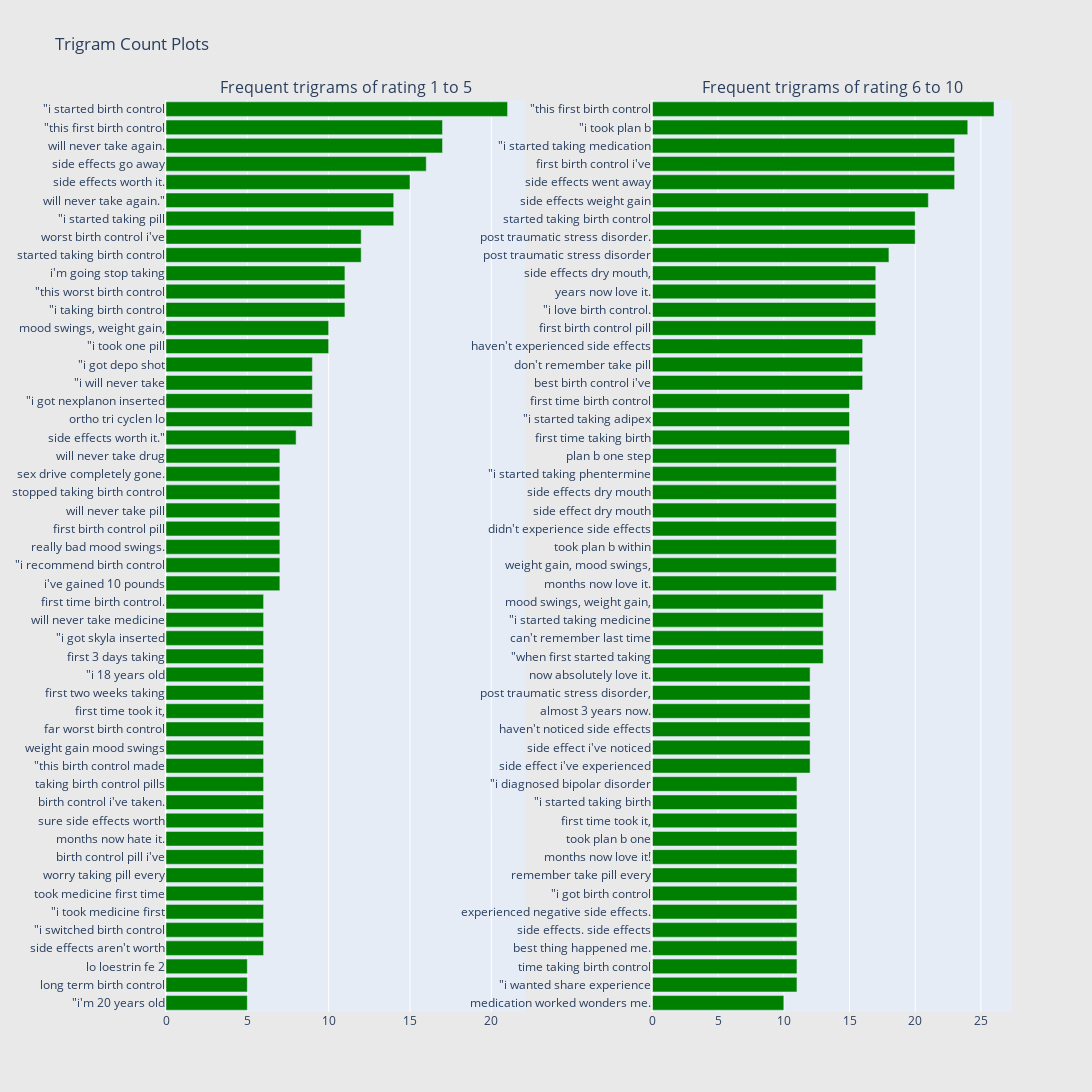

The code cell stored with this chart in its notebook:
### Code cell
freq_dict = defaultdict(int)
for sent in df_all_1_5["review_by_patient"]:
    for word in generate_ngrams(sent,4):
        freq_dict[word] += 1
fd_sorted = pd.DataFrame(sorted(freq_dict.items(), key=lambda x: x[1])[::-1])
fd_sorted.columns = ["word", "wordcount"]
trace1 = horizontal_bar_chart(fd_sorted.head(50), 'green')

freq_dict = defaultdict(int)
for sent in df_all_6_10["review_by_patient"]:
    for word in generate_ngrams(sent,4):
        freq_dict[word] += 1
fd_sorted = pd.DataFrame(sorted(freq_dict.items(), key=lambda x: x[1])[::-1])
fd_sorted.columns = ["word", "wordcount"]
trace2 = horizontal_bar_chart(fd_sorted.head(50), 'green')

# Creating two subplots
fig = tools.make_subplots(rows=1, cols=2, vertical_spacing=0.04,horizontal_spacing=0.15,
                          subplot_titles=["Frequent trigrams of rating 1 to 5", 
                                          "Frequent trigrams of rating 6 to 10"])
fig.append_trace(trace1, 1, 1)
fig.append_trace(trace2, 1, 2)
fig['layout'].update(height=1200, width=1600, paper_bgcolor='rgb(233,233,233)', title="Trigram Count Plots")
py.iplot(fig, filename='word-plots')

### Figure 1 — Plotly figure (JSON) as saved in the notebook; plotly's stock layout.template omitted (floating-point values rounded to 4 significant figures)
{"data": [{"marker": {"color": "green"}, "orientation": "h", "showlegend": false, "type": "bar", "x": [5, 5, 5, 6, 6, 6, 6, 6, 6, 6, 6, 6, 6, 6, 6, 6, 6, 6, 6, 6, 6, 6, 6, 7, 7, 7, 7, 7, 7, 7, 7, 8, 9, 9, 9, 9, 10, 10, 11, 11, 11, 12, 12, 14, 14, 15, 16, 17, 17, 21], "xaxis": "x", "y": ["\"i&#039;m 20 years old", "long term birth control", "lo loestrin fe 2", "side effects aren&#039;t worth", "\"i switched birth control", "\"i took medicine first", "took medicine first time", "worry taking pill every", "birth control pill i&#039;ve", "months now hate it.", "sure side effects worth", "birth control i&#039;ve taken.", "taking birth control pills", "\"this birth control made", "weight gain mood swings", "far worst birth control", "first time took it,", "first two weeks taking", "\"i 18 years old", "first 3 days taking", "\"i got skyla inserted", "will never take medicine", "first time birth control.", "i&#039;ve gained 10 pounds", "\"i recommend birth control", "really bad mood swings.", "first birth control pill", "will never take pill", "stopped taking birth control", "sex drive completely gone.", "will never take drug", "side effects worth it.\"", "ortho tri cyclen lo", "\"i got nexplanon inserted", "\"i will never take", "\"i got depo shot", "\"i took one pill", "mood swings, weight gain,", "\"i taking birth control", "\"this worst birth control", "i&#039;m going stop taking", "started taking birth control", "worst birth control i&#039;ve", "\"i started taking pill", "will never take again.\"", "side effects worth it.", "side effects go away", "will never take again.", "\"this first birth control", "\"i started birth control"], "yaxis": "y"}, {"marker": {"color": "green"}, "orientation": "h", "showlegend": false, "type": "bar", "x": [10, 11, 11, 11, 11, 11, 11, 11, 11, 11, 11, 11, 11, 12, 12, 12, 12, 12, 12, 13, 13, 13, 13, 14, 14, 14, 14, 14, 14, 14, 14, 15, 15, 15, 16, 16, 16, 17, 17, 17, 17, 18, 20, 20, 21, 23, 23, 23, 24, 26], "xaxis": "x2", "y": ["medication worked wonders me.", "\"i wanted share experience", "time taking birth control", "best thing happened me.", "side effects. side effects", "experienced negative side effects.", "\"i got birth control", "remember take pill every", "months now love it!", "took plan b one", "first time took it,", "\"i started taking birth", "\"i diagnosed bipolar disorder", "side effect i&#039;ve experienced", "side effect i&#039;ve noticed", "haven&#039;t noticed side effects", "almost 3 years now.", "post traumatic stress disorder,", "now absolutely love it.", "\"when first started taking", "can&#039;t remember last time", "\"i started taking medicine", "mood swings, weight gain,", "months now love it.", "weight gain, mood swings,", "took plan b within", "didn&#039;t experience side effects", "side effect dry mouth", "side effects dry mouth", "\"i started taking phentermine", "plan b one step", "first time taking birth", "\"i started taking adipex", "first time birth control", "best birth control i&#039;ve", "don&#039;t remember take pill", "haven&#039;t experienced side effects", "first birth control pill", "\"i love birth control.", "years now love it.", "side effects dry mouth,", "post traumatic stress disorder", "post traumatic stress disorder.", "started taking birth control", "side effects weight gain", "side effects went away", "first birth control i&#039;ve", "\"i started taking medication", "\"i took plan b", "\"this first birth control"], "yaxis": "y2"}], "layout": {"annotations": [{"font": {"size": 16}, "showarrow": false, "text": "Frequent trigrams of rating 1 to 5", "x": 0.2125, "xanchor": "center", "xref": "paper", "y": 1, "yanchor": "bottom", "yref": "paper"}, {"font": {"size": 16}, "showarrow": false, "text": "Frequent trigrams of rating 6 to 10", "x": 0.7875, "xanchor": "center", "xref": "paper", "y": 1, "yanchor": "bottom", "yref": "paper"}], "height": 1200, "paper_bgcolor": "rgb(233,233,233)", "title": {"text": "Trigram Count Plots"}, "width": 1600, "xaxis": {"anchor": "y", "domain": [0, 0.425]}, "xaxis2": {"anchor": "y2", "domain": [0.575, 1]}, "yaxis": {"anchor": "x", "domain": [0, 1]}, "yaxis2": {"anchor": "x2", "domain": [0, 1]}}}
